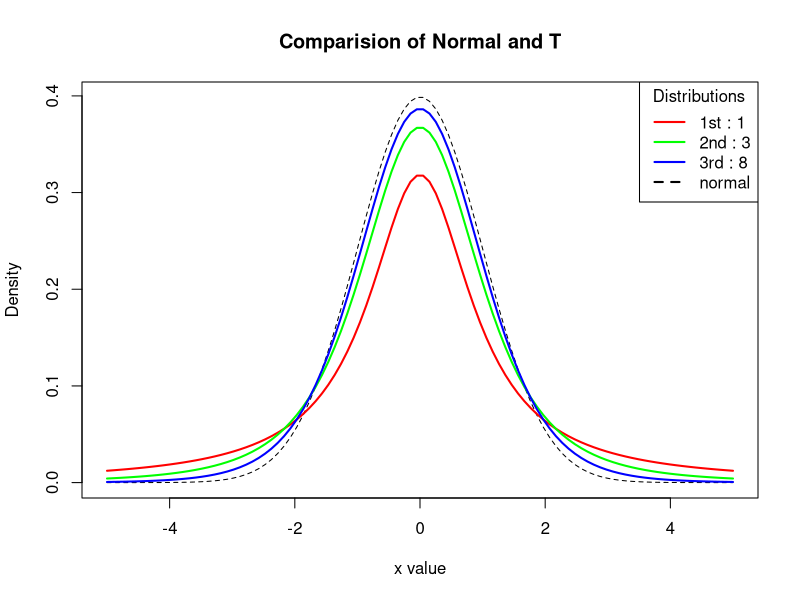
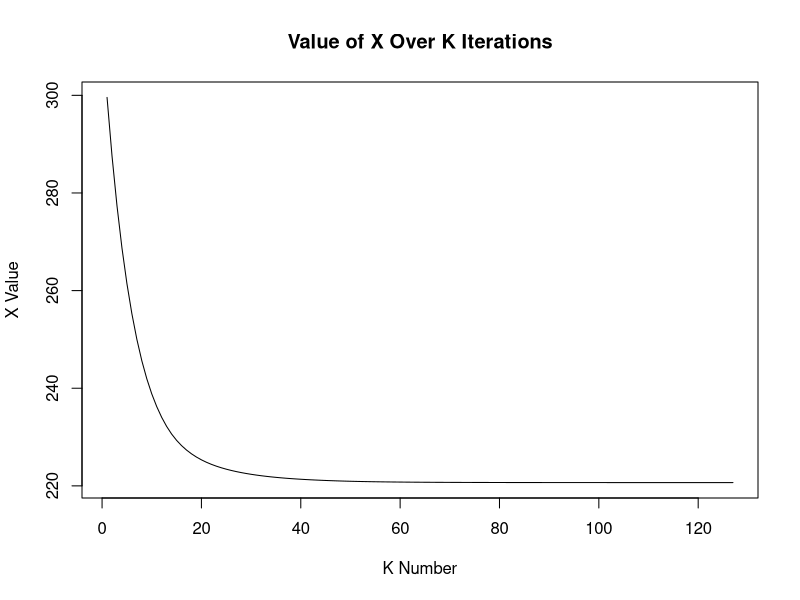
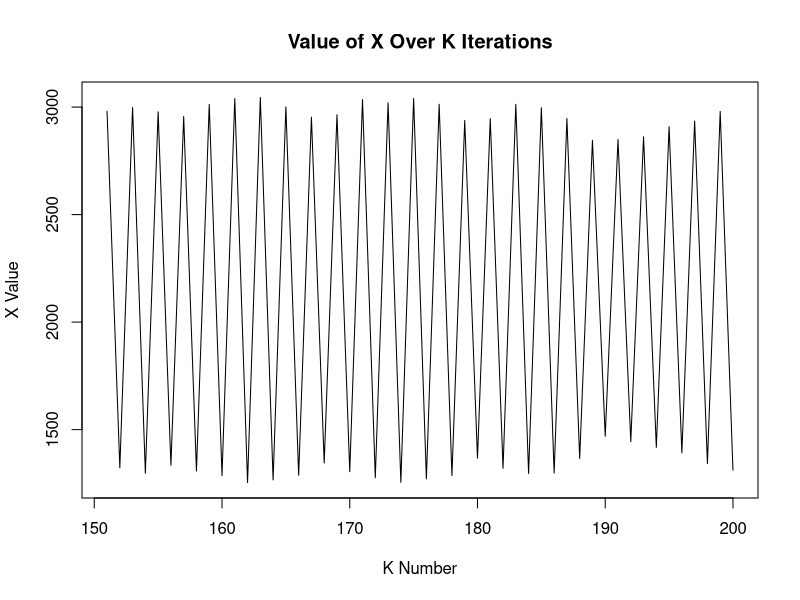

Write the R code that produced these figures, in order.
## ---- chunk 1
knitr::opts_chunk$set(echo = TRUE)
## ---- chunk 2
library(numDeriv)
n <- 100
p <- 10
s <- 3
set.seed(0)
x <- matrix(rnorm(n*p), n, p)
b <- c(-0.7, 0.7, 1, rep(0, p-s))
y <- x %*% b + rt(n, df=2)
## ---- chunk 3
cors <- apply (x, 2 , cor, y) 
cors
## ---- chunk 4
a<- seq(-5,5, length = 100)
ha <-dnorm(a)
degf <- c(1,3,8)
colors <- c("red", "green", "blue", "black")
labels <- c("1st : 1", "2nd : 3", "3rd : 8", "normal")
plot(a,ha, type ="l", lty=2, xlab="x value", ylab="Density", main ="Comparision of Normal and T")
for(i in 1:length(degf)){
  lines(a, dt(a, degf[i]), lwd = 2, col = colors[i])
}
legend("topright", title = "Distributions", labels, lwd=2, lty = c(1,1,1,2), col = colors )
## ---- chunk 5
psi <- function(r, c = 1) {
return(ifelse(r^2 > c^2, 2*c*abs(r) - c^2, r^2))
}

## ---- chunk 6
huber.loss<- function(beta){
  model <- y - x %*% beta
  return(sum(psi(model)))
}
## ---- chunk 7

grad.descent <- function(f, x0, max.iter = 200, step.size = 0.001, stopping.deriv = 0.1, ...) {
  
  
  n    <- length(x0)
  xmat <- matrix(0, nrow = n, ncol = max.iter)
  xmat[,1] <- x0
  
  for (k in 2:max.iter) {
    # Calculate the gradient
    grad.cur <- grad(f, xmat[ ,k-1], ...) 
    
    # Should we stop?
    if (all(abs(grad.cur) < stopping.deriv)) {
      k <- k-1; break
    }
    
    # Move in the opposite direction of the grad
    xmat[ ,k] <- xmat[ ,k-1] - step.size * grad.cur
  }
  
  xmat <- xmat[ ,1:k] # Trim
  return(list(x = xmat[,k],
              xmat = xmat, 
              k = k, 
              minimum=f(xmat[,k],...)
  )
  )
}
beta <- as.vector(rep(0,p))
gd<- grad.descent(huber.loss, beta)
gd$k
gd$x
## ---- chunk 8
gdx<- gd$x
obj <- apply(gd$xmat[, 1:gd$k], 2, huber.loss)
plot(1:gd$k, obj[1:gd$k], xlab = "K Number", ylab ="X Value", type = "l", main = "Value of X Over K Iterations")
## ---- chunk 9
gd2<- grad.descent(huber.loss, beta, max.iter = 200, step.size = 0.1)
gd2$k
gd2$x
## ---- chunk 10
obj <- apply(gd2$xmat[, 1:gd2$k], 2, huber.loss)
plot((gd2$k-49):gd2$k, obj[(gd2$k- 49):gd2$k], xlab = "K Number", ylab ="X Value", type = "l", main = "Value of X Over K Iterations")
## ---- chunk 11
sparse.grad.descent <- function(f, x0, max.iter = 200, step.size = 0.001, stopping.deriv = 0.01, ...) {
  
  n    <- length(x0)
  xmat <- matrix(0, nrow = n, ncol = max.iter)
  xmat[,1] <- x0
  
  for (k in 2:max.iter) {
    grad.cur <- grad(f, xmat[ ,k-1], ...) 
    
    if (all(abs(grad.cur) < 0.05)) {
      k <- k-1; break
    }
    
    sparse <- xmat[ ,k-1] - step.size * grad.cur
    sparse[abs(sparse)< 0.05] <- 0
    xmat[,k] <- sparse

  }
  
  xmat <- xmat[ ,1:k]
  return(list(x = xmat[,k], xmat = xmat, k = k))
}
gd$x
b
beta = rep(0,p)
gd2.sparse<- sparse.grad.descent(huber.loss, beta)
gd2.sparse$x
## ---- chunk 12
coef(lm(y~x))
gd$x
gd2.sparse$x
## ---- chunk 13
set.seed(10)
y <- x%*% b + rt(n, df=2)

beta = rep(0,p)
gd3<-grad.descent(huber.loss, beta)
gd3.sparse<-sparse.grad.descent(huber.loss, beta)
gd3$x
gd3$k
gd3.sparse$x
gd3.sparse$k
mse1 = mean( (gd3$x - b)^2, na.rm = TRUE)
mse2 = mean( (gd3.sparse$x - b)^2, na.rm = TRUE)
mse1
mse2
## ---- chunk 14
for(i in 5:15){
  y <- x%*% b + rt(n, df=2)
  beta = rep(0,p)
  print(grad.descent(huber.loss, beta)$x)
  print(grad.descent(huber.loss, beta)$k)
  print(sparse.grad.descent(huber.loss, beta)$x)
  print(sparse.grad.descent(huber.loss, beta)$k)
  print(mean(grad.descent(huber.loss, beta)$x))
  print(mean(sparse.grad.descent(huber.loss, beta)$x))
  print( mean( (grad.descent(huber.loss, beta)$x - b)^2, na.rm = TRUE))
  print(mean( (sparse.grad.descent(huber.loss, beta)$x - b)^2, na.rm = TRUE))
}


  
